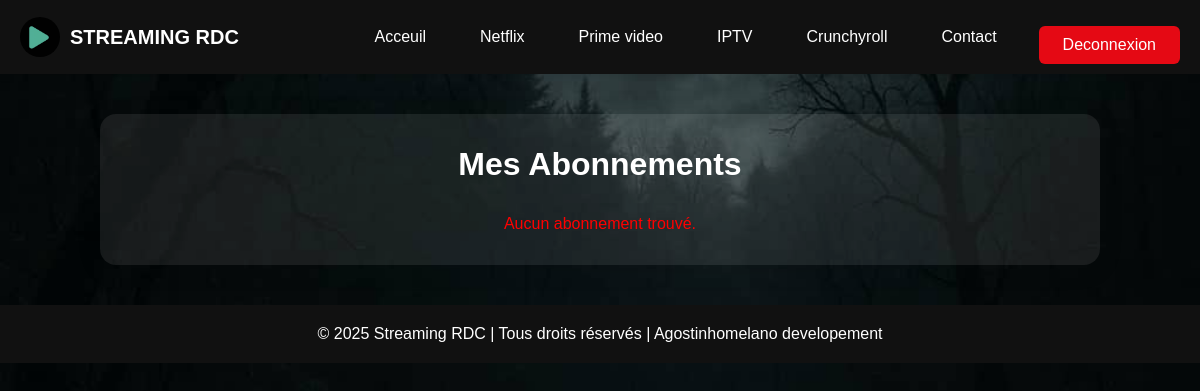
The page /mon_abonnement (signed in) on the database as committed earlier.
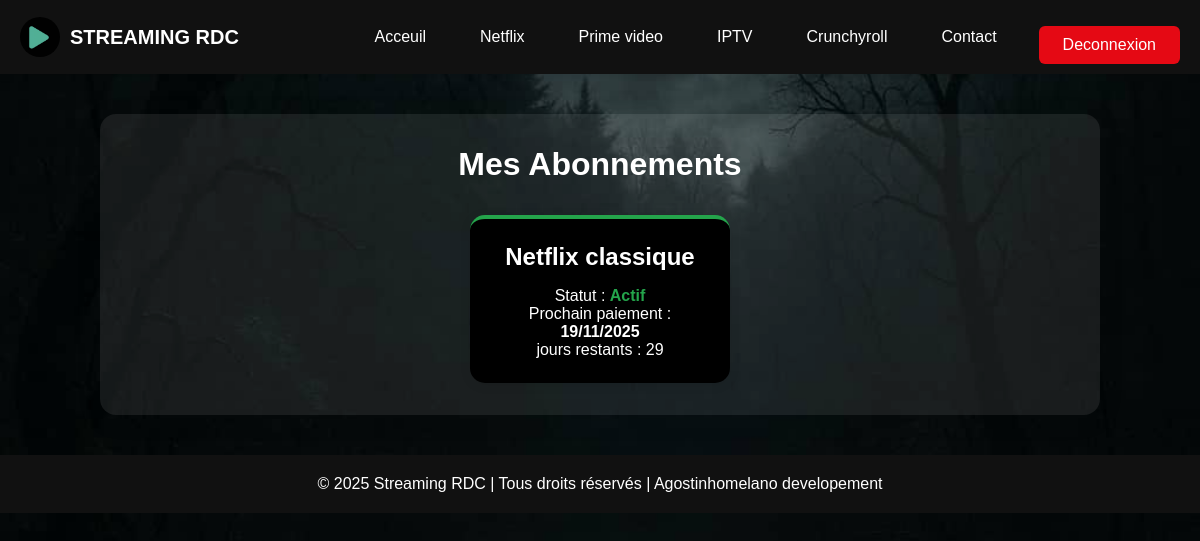
The same page on the database as committed later.
### app.py (models this page shows, shortened)
class Abonnements(db.Model):
    id = db.Column(db.Integer, primary_key=True)
    utilisateur_id = db.Column(db.Integer, db.ForeignKey('utilisateurs.id'), nullable=False)
    service = db.Column(db.String(30), nullable=False)
    statut = db.Column(db.Boolean, default=True)  # actif à la création
    date_debut = db.Column(db.DateTime, default=datetime.utcnow)
    date_fin = db.Column(db.DateTime, nullable=False)
    utilisateur = db.relationship('Utilisateurs', backref=db.backref("abonnements", lazy=True))
    @property
    def jours_restants(self) -> int:
        if not self.date_fin:
            return 0
        delta = self.date_fin - datetime.utcnow()
        return max(delta.days, 0)

### app.py (the view)
@app.route("/mon_abonnement")
def mon_abonnement():
    if 'user_id' not in session:
        return redirect(url_for('connexion', next=url_for('mon_abonnement')))
    abonnements = Abonnements.query.filter_by(utilisateur_id=session["user_id"]).order_by(Abonnements.date_fin.desc()).all()
    now=datetime.now()
    return render_template("users/mon_abonnement.html", abonnements=abonnements, session=session, now=now)

### templates/users/mon_abonnement.html (shortened to what this page needs)
<!DOCTYPE html>
<html lang="fr">
<head>
  <link rel="stylesheet" href="{{url_for('static',filename='css/style.css')}}">
  <link rel="stylesheet" href="{{ url_for('static', filename='css/mon_abonnement.css') }}">
</head>
<body>
  <nav>
    <div class="container-fluid">
      <div class="container-logo">
        <img class="logo_stream2" src="{{url_for('static',filename='image/img12.jpg')}}" alt="">
        <a href="#" class="site-title">STREAMING RDC</a>
      </div>
      <div class="menu" id="menuNav">
        <ul>
          <li><a class="d" href="{{url_for('accueil')}}">Acceuil</a></li>
          <li><a class="a" href="{{url_for('netflix')}}">Netflix</a></li>
          <li><a class="b" href="{{url_for('prime_video')}}">Prime video</a></li>
          <li><a class="c" href="{{url_for('iptv')}}">IPTV</a></li>
          <li><a class="e" href="{{url_for('crunchyroll')}}">Crunchyroll</a></li>
          <li><a class="d" href="{{url_for('contacts')}}">Contact</a></li>
        </ul>
        {% if session.nom %}
        <div class="menu-btns">
          <a href="{{url_for('deconnexion')}}"><button class="btn">Deconnexion</button></a>
        </div>
        {% else %}
        <div class="menu-btns">
          <a href="{{url_for('inscription')}}"><button class="btn">Connexion</button></a>
        </div>
        {% endif %}
      </div>
    </div>
  </nav>
  <div class="abonnement-container">
    <h1>Mes Abonnements</h1>
    <div class="abonnement-list">
      {% if abonnements %}
        {% for abo in abonnements%}
        <div class="abonnement-card netflix">
          <h2>{{abo.service}}</h2>
          <p>Statut :
            {% if abo.date_fin and abo.date_fin < now %}
            <span style="color: red;"> Inactif </span>
            {% else %}
            <span class="statut"> Actif</span>
            {% endif %}
          </p>
          <p>Prochain paiement : <span class="date">{{ abo.date_fin.strftime("%d/%m/%Y") if abo.date_fin else "-"}}</span></p>
          <p>jours restants : {{abo.jours_restants}}</p>
           </div>
          {% endfor %}
          {% else %}
          <p style="color: red;">Aucun abonnement trouvé.</p>
      {% endif %}
        </div>
    </div>
  <footer>
    <p>© 2025 Streaming RDC | Tous droits réservés | Agostinhomelano developement</p>
  </footer>
</body>
</html>

### static/css/style.css (style rules this page uses)
* { margin: 0; padding: 0; box-sizing: border-box; font-family: sans-serif; }
body { background: #000; color: #fff; }
nav { background: #111; width: 100%; box-shadow: 0 2px 8px rgba(0,0,0,0.1); }
.container-fluid { display: flex; align-items: center; justify-content: space-between; padding: 10px 20px; gap: 20px; }
.container-logo { display: flex; align-items: center; gap: 10px; }
.logo_stream2 { width: 40px; height: 40px; border-radius: 50%; }
.site-title { text-decoration: none; font-weight: bold; font-size: 20px; color: #fff; }
.menu { display: flex; align-items: center; gap: 30px; }
.menu ul { display: flex; align-items: center; gap: 30px; list-style: none; }
.menu ul li a { text-decoration: none; color: #fff; padding: 8px 12px; border-radius: 8px; transition: background 0.2s, color 0.2s; }
.menu-btns { display: flex; gap: 10px; }
.btn { border: 1px solid #fff; background: transparent; color: #fff; padding: 10px 20px; border-radius: 10px; cursor: pointer; transition: background 0.2s, color 0.2s; font-size: 15px; }
footer { background: #111; text-align: center; padding: 20px 0; font-size: 1rem; color: #fff; margin-top: 40px; width: 100%; }

### static/css/mon_abonnement.css (style rules this page uses)
body { background: url(/static/image/backgroud.jpg) no-repeat center center/cover; height: 100vh; }
.abonnement-container { max-width: 1000px; margin: 40px auto; background: rgba(255,255,255,0.08); border-radius: 16px; padding: 2rem; box-shadow: 0 4px 24px rgba(0,0,0,0.12); color: #222; }
.abonnement-container h1 { text-align: center; margin-bottom: 2rem; color: white; }
.abonnement-list { display: flex; flex-wrap: wrap; gap: 2rem; justify-content: center; }
.abonnement-card { background: black; color: #fff; border-radius: 15px; box-shadow: 0 2px 12px rgba(0,0,0,0.08); padding: 1.5rem; min-width: 220px; max-width: 260px; flex: 1 1 220px; text-align: center; transition: transform 0.3s; }
.abonnement-card h2 { margin-bottom: 1rem; position: relative; }
.abonnement-card.netflix { border-top: 4px solid rgb(36, 164, 75); }
.statut { font-weight: bold; color: rgb(36, 164, 75); }
.date { font-weight: bold; }
.btn { margin-top: 1rem; padding: 10px 24px; border: none; border-radius: 6px; background: #e50914; color: #fff; font-size: 1rem; cursor: pointer; transition: background 0.3s; text-decoration: none; }
footer { position: relative; }

Rows that differ between the two databases and show on the page:
added Abonnements: service "Netflix classique", shows "Actif", date_fin "19/11/2025", jours_restants "29"
Other text that changed with them:
text no longer shown: "Aucun abonnement trouvé."
